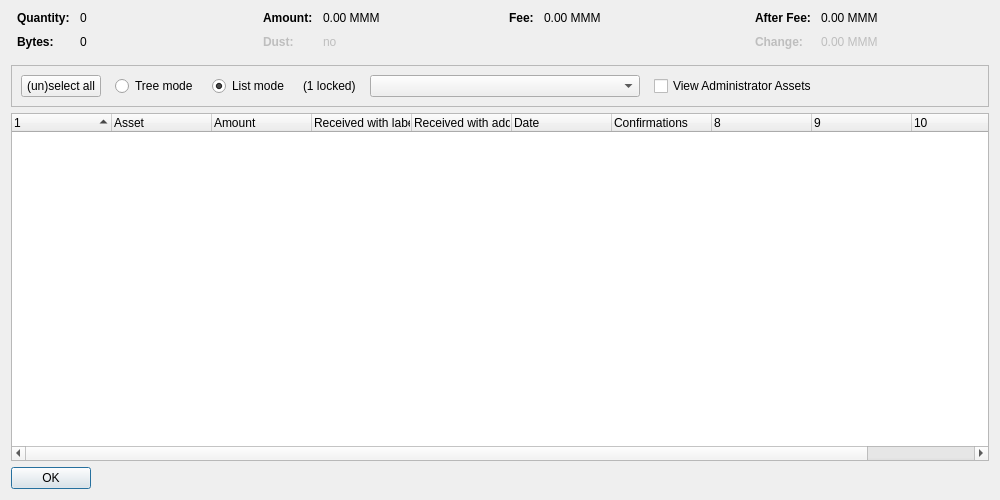
<?xml version="1.0" encoding="UTF-8"?>
<ui version="4.0">
    <class>AssetControlDialog</class>
    <widget class="QDialog" name="AssetControlDialog">
        <property name="geometry">
            <rect>
                <x>0</x>
                <y>0</y>
                <width>1000</width>
                <height>500</height>
            </rect>
        </property>
        <property name="windowTitle">
            <string>Asset Selection</string>
        </property>
        <layout class="QVBoxLayout" name="verticalLayout">
            <item>
                <layout class="QHBoxLayout" name="horizontalLayoutTop" stretch="0,0,0,0">
                    <property name="topMargin">
                        <number>0</number>
                    </property>
                    <property name="bottomMargin">
                        <number>10</number>
                    </property>
                    <item>
                        <layout class="QFormLayout" name="formLayoutAssetControl1">
                            <property name="horizontalSpacing">
                                <number>10</number>
                            </property>
                            <property name="verticalSpacing">
                                <number>10</number>
                            </property>
                            <property name="leftMargin">
                                <number>6</number>
                            </property>
                            <property name="rightMargin">
                                <number>6</number>
                            </property>
                            <item row="0" column="0">
                                <widget class="QLabel" name="labelAssetControlQuantityText">
                                    <property name="font">
                                        <font>
                                            <weight>75</weight>
                                            <bold>true</bold>
                                        </font>
                                    </property>
                                    <property name="text">
                                        <string>Quantity:</string>
                                    </property>
                                </widget>
                            </item>
                            <item row="0" column="1">
                                <widget class="QLabel" name="labelAssetControlQuantity">
                                    <property name="cursor">
                                        <cursorShape>IBeamCursor</cursorShape>
                                    </property>
                                    <property name="contextMenuPolicy">
                                        <enum>Qt::ActionsContextMenu</enum>
                                    </property>
                                    <property name="text">
                                        <string notr="true">0</string>
                                    </property>
                                    <property name="textInteractionFlags">
                                        <set>Qt::LinksAccessibleByMouse|Qt::TextSelectableByKeyboard|Qt::TextSelectableByMouse</set>
                                    </property>
                                </widget>
                            </item>
                            <item row="1" column="0">
                                <widget class="QLabel" name="labelAssetControlBytesText">
                                    <property name="font">
                                        <font>
                                            <weight>75</weight>
                                            <bold>true</bold>
                                        </font>
                                    </property>
                                    <property name="text">
                                        <string>Bytes:</string>
                                    </property>
                                </widget>
                            </item>
                            <item row="1" column="1">
                                <widget class="QLabel" name="labelAssetControlBytes">
                                    <property name="cursor">
                                        <cursorShape>IBeamCursor</cursorShape>
                                    </property>
                                    <property name="contextMenuPolicy">
                                        <enum>Qt::ActionsContextMenu</enum>
                                    </property>
                                    <property name="text">
                                        <string notr="true">0</string>
                                    </property>
                                    <property name="textInteractionFlags">
                                        <set>Qt::LinksAccessibleByMouse|Qt::TextSelectableByKeyboard|Qt::TextSelectableByMouse</set>
                                    </property>
                                </widget>
                            </item>
                        </layout>
                    </item>
                    <item>
                        <layout class="QFormLayout" name="formLayoutAssetControl2">
                            <property name="horizontalSpacing">
                                <number>10</number>
                            </property>
                            <property name="verticalSpacing">
                                <number>10</number>
                            </property>
                            <property name="leftMargin">
                                <number>6</number>
                            </property>
                            <property name="rightMargin">
                                <number>6</number>
                            </property>
                            <item row="0" column="0">
                                <widget class="QLabel" name="labelAssetControlAmountText">
                                    <property name="font">
                                        <font>
                                            <weight>75</weight>
                                            <bold>true</bold>
                                        </font>
                                    </property>
                                    <property name="text">
                                        <string>Amount:</string>
                                    </property>
                                </widget>
                            </item>
                            <item row="0" column="1">
                                <widget class="QLabel" name="labelAssetControlAmount">
                                    <property name="cursor">
                                        <cursorShape>IBeamCursor</cursorShape>
                                    </property>
                                    <property name="contextMenuPolicy">
                                        <enum>Qt::ActionsContextMenu</enum>
                                    </property>
                                    <property name="text">
                                        <string notr="true">0.00 MMM</string>
                                    </property>
                                    <property name="textInteractionFlags">
                                        <set>Qt::LinksAccessibleByMouse|Qt::TextSelectableByKeyboard|Qt::TextSelectableByMouse</set>
                                    </property>
                                </widget>
                            </item>
                            <item row="1" column="0">
                                <widget class="QLabel" name="labelAssetControlLowOutputText">
                                    <property name="enabled">
                                        <bool>false</bool>
                                    </property>
                                    <property name="font">
                                        <font>
                                            <weight>75</weight>
                                            <bold>true</bold>
                                        </font>
                                    </property>
                                    <property name="text">
                                        <string>Dust:</string>
                                    </property>
                                </widget>
                            </item>
                            <item row="1" column="1">
                                <widget class="QLabel" name="labelAssetControlLowOutput">
                                    <property name="enabled">
                                        <bool>false</bool>
                                    </property>
                                    <property name="cursor">
                                        <cursorShape>IBeamCursor</cursorShape>
                                    </property>
                                    <property name="contextMenuPolicy">
                                        <enum>Qt::ActionsContextMenu</enum>
                                    </property>
                                    <property name="text">
                                        <string notr="true">no</string>
                                    </property>
                                    <property name="textInteractionFlags">
                                        <set>Qt::LinksAccessibleByMouse|Qt::TextSelectableByKeyboard|Qt::TextSelectableByMouse</set>
                                    </property>
                                </widget>
                            </item>
                        </layout>
                    </item>
                    <item>
                        <layout class="QFormLayout" name="formLayoutAssetControl3">
                            <property name="horizontalSpacing">
                                <number>10</number>
                            </property>
                            <property name="verticalSpacing">
                                <number>10</number>
                            </property>
                            <property name="leftMargin">
                                <number>6</number>
                            </property>
                            <property name="rightMargin">
                                <number>6</number>
                            </property>
                            <item row="0" column="0">
                                <widget class="QLabel" name="labelAssetControlFeeText">
                                    <property name="font">
                                        <font>
                                            <weight>75</weight>
                                            <bold>true</bold>
                                        </font>
                                    </property>
                                    <property name="text">
                                        <string>Fee:</string>
                                    </property>
                                </widget>
                            </item>
                            <item row="0" column="1">
                                <widget class="QLabel" name="labelAssetControlFee">
                                    <property name="cursor">
                                        <cursorShape>IBeamCursor</cursorShape>
                                    </property>
                                    <property name="contextMenuPolicy">
                                        <enum>Qt::ActionsContextMenu</enum>
                                    </property>
                                    <property name="text">
                                        <string notr="true">0.00 MMM</string>
                                    </property>
                                    <property name="textInteractionFlags">
                                        <set>Qt::LinksAccessibleByMouse|Qt::TextSelectableByKeyboard|Qt::TextSelectableByMouse</set>
                                    </property>
                                </widget>
                            </item>
                        </layout>
                    </item>
                    <item>
                        <layout class="QFormLayout" name="formLayoutAssetControl4">
                            <property name="horizontalSpacing">
                                <number>10</number>
                            </property>
                            <property name="verticalSpacing">
                                <number>10</number>
                            </property>
                            <property name="leftMargin">
                                <number>6</number>
                            </property>
                            <property name="rightMargin">
                                <number>6</number>
                            </property>
                            <item row="0" column="0">
                                <widget class="QLabel" name="labelAssetControlAfterFeeText">
                                    <property name="font">
                                        <font>
                                            <weight>75</weight>
                                            <bold>true</bold>
                                        </font>
                                    </property>
                                    <property name="text">
                                        <string>After Fee:</string>
                                    </property>
                                </widget>
                            </item>
                            <item row="0" column="1">
                                <widget class="QLabel" name="labelAssetControlAfterFee">
                                    <property name="cursor">
                                        <cursorShape>IBeamCursor</cursorShape>
                                    </property>
                                    <property name="contextMenuPolicy">
                                        <enum>Qt::ActionsContextMenu</enum>
                                    </property>
                                    <property name="text">
                                        <string notr="true">0.00 MMM</string>
                                    </property>
                                    <property name="textInteractionFlags">
                                        <set>Qt::LinksAccessibleByMouse|Qt::TextSelectableByKeyboard|Qt::TextSelectableByMouse</set>
                                    </property>
                                </widget>
                            </item>
                            <item row="1" column="0">
                                <widget class="QLabel" name="labelAssetControlChangeText">
                                    <property name="enabled">
                                        <bool>false</bool>
                                    </property>
                                    <property name="font">
                                        <font>
                                            <weight>75</weight>
                                            <bold>true</bold>
                                        </font>
                                    </property>
                                    <property name="text">
                                        <string>Change:</string>
                                    </property>
                                </widget>
                            </item>
                            <item row="1" column="1">
                                <widget class="QLabel" name="labelAssetControlChange">
                                    <property name="enabled">
                                        <bool>false</bool>
                                    </property>
                                    <property name="cursor">
                                        <cursorShape>IBeamCursor</cursorShape>
                                    </property>
                                    <property name="contextMenuPolicy">
                                        <enum>Qt::ActionsContextMenu</enum>
                                    </property>
                                    <property name="text">
                                        <string notr="true">0.00 MMM</string>
                                    </property>
                                    <property name="textInteractionFlags">
                                        <set>Qt::LinksAccessibleByMouse|Qt::TextSelectableByKeyboard|Qt::TextSelectableByMouse</set>
                                    </property>
                                </widget>
                            </item>
                        </layout>
                    </item>
                </layout>
            </item>
            <item>
                <widget class="QFrame" name="frame">
                    <property name="minimumSize">
                        <size>
                            <width>0</width>
                            <height>40</height>
                        </size>
                    </property>
                    <property name="frameShape">
                        <enum>QFrame::StyledPanel</enum>
                    </property>
                    <property name="frameShadow">
                        <enum>QFrame::Sunken</enum>
                    </property>
                    <layout class="QHBoxLayout" name="horizontalLayout">
                        <item>
                            <layout class="QHBoxLayout" name="horizontalLayoutPanel" stretch="0,0,0,0,0,0,0">
                                <property name="spacing">
                                    <number>14</number>
                                </property>
                                <item>
                                    <widget class="QPushButton" name="pushButtonSelectAll">
                                        <property name="sizePolicy">
                                            <sizepolicy hsizetype="Maximum" vsizetype="Fixed">
                                                <horstretch>0</horstretch>
                                                <verstretch>0</verstretch>
                                            </sizepolicy>
                                        </property>
                                        <property name="text">
                                            <string>(un)select all</string>
                                        </property>
                                        <property name="autoDefault">
                                            <bool>false</bool>
                                        </property>
                                    </widget>
                                </item>
                                <item>
                                    <widget class="QRadioButton" name="radioTreeMode">
                                        <property name="sizePolicy">
                                            <sizepolicy hsizetype="Maximum" vsizetype="Fixed">
                                                <horstretch>0</horstretch>
                                                <verstretch>0</verstretch>
                                            </sizepolicy>
                                        </property>
                                        <property name="text">
                                            <string>Tree mode</string>
                                        </property>
                                    </widget>
                                </item>
                                <item>
                                    <widget class="QRadioButton" name="radioListMode">
                                        <property name="sizePolicy">
                                            <sizepolicy hsizetype="Maximum" vsizetype="Fixed">
                                                <horstretch>0</horstretch>
                                                <verstretch>0</verstretch>
                                            </sizepolicy>
                                        </property>
                                        <property name="text">
                                            <string>List mode</string>
                                        </property>
                                        <property name="checked">
                                            <bool>true</bool>
                                        </property>
                                    </widget>
                                </item>
                                <item>
                                    <widget class="QLabel" name="labelLocked">
                                        <property name="text">
                                            <string notr="true">(1 locked)</string>
                                        </property>
                                    </widget>
                                </item>
                                <item>
                                    <widget class="QComboBox" name="assetList">
                                        <property name="minimumContentsLength">
                                            <number>30</number>
                                        </property>
                                    </widget>
                                </item>
                                <item>
                                    <widget class="QCheckBox" name="viewAdministrator">
                                        <property name="toolTip">
                                            <string>View assets that you have the ownership asset for</string>
                                        </property>
                                        <property name="text">
                                            <string>View Administrator Assets</string>
                                        </property>
                                    </widget>
                                </item>
                                <item>
                                    <spacer name="horizontalSpacer">
                                        <property name="orientation">
                                            <enum>Qt::Horizontal</enum>
                                        </property>
                                        <property name="sizeHint" stdset="0">
                                            <size>
                                                <width>40</width>
                                                <height>20</height>
                                            </size>
                                        </property>
                                    </spacer>
                                </item>
                            </layout>
                        </item>
                    </layout>
                </widget>
            </item>
            <item>
                <widget class="AssetControlTreeWidget" name="treeWidget">
                    <property name="contextMenuPolicy">
                        <enum>Qt::CustomContextMenu</enum>
                    </property>
                    <property name="sortingEnabled">
                        <bool>false</bool>
                    </property>
                    <property name="columnCount">
                        <number>11</number>
                    </property>
                    <attribute name="headerShowSortIndicator" stdset="0">
                        <bool>true</bool>
                    </attribute>
                    <attribute name="headerStretchLastSection">
                        <bool>false</bool>
                    </attribute>
                    <column>
                        <property name="text">
                            <string/>
                        </property>
                    </column>
                    <column>
                        <property name="text">
                            <string>Asset</string>
                        </property>
                    </column>
                    <column>
                        <property name="text">
                            <string>Amount</string>
                        </property>
                    </column>
                    <column>
                        <property name="text">
                            <string>Received with label</string>
                        </property>
                    </column>
                    <column>
                        <property name="text">
                            <string>Received with address</string>
                        </property>
                    </column>
                    <column>
                        <property name="text">
                            <string>Date</string>
                        </property>
                    </column>
                    <column>
                        <property name="text">
                            <string>Confirmations</string>
                        </property>
                        <property name="toolTip">
                            <string>Confirmed</string>
                        </property>
                    </column>
                    <column>
                        <property name="text">
                            <string/>
                        </property>
                    </column>
                    <column>
                        <property name="text">
                            <string/>
                        </property>
                    </column>
                    <column>
                        <property name="text">
                            <string/>
                        </property>
                    </column>
                    <column>
                        <property name="text">
                            <string/>
                        </property>
                    </column>
                </widget>
            </item>
            <item>
                <widget class="QDialogButtonBox" name="buttonBox">
                    <property name="sizePolicy">
                        <sizepolicy hsizetype="Maximum" vsizetype="Fixed">
                            <horstretch>0</horstretch>
                            <verstretch>0</verstretch>
                        </sizepolicy>
                    </property>
                    <property name="orientation">
                        <enum>Qt::Horizontal</enum>
                    </property>
                    <property name="standardButtons">
                        <set>QDialogButtonBox::Ok</set>
                    </property>
                </widget>
            </item>
        </layout>
    </widget>
    <customwidgets>
        <customwidget>
            <class>AssetControlTreeWidget</class>
            <extends>QTreeWidget</extends>
            <header location="global">qt/assetcontroltreewidget.h</header>
        </customwidget>
    </customwidgets>
    <resources/>
    <connections/>
</ui>
